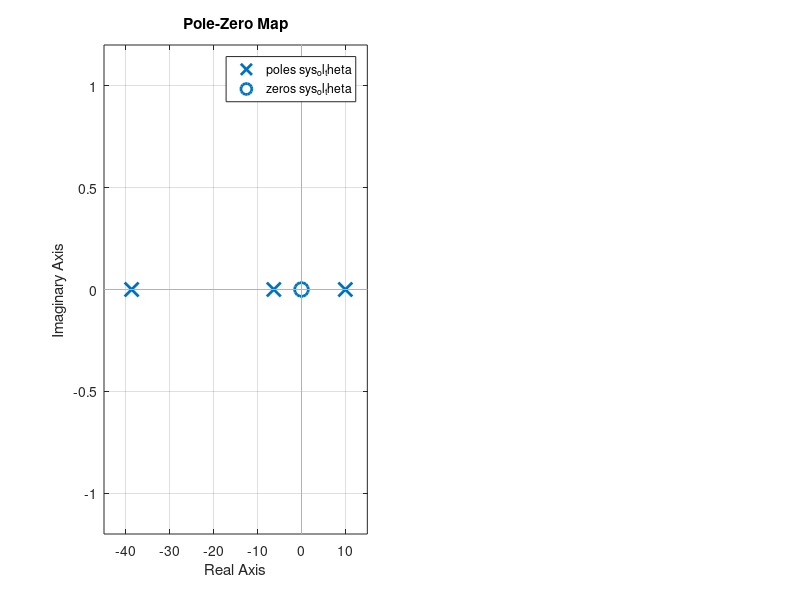

The MATLAB source for this figure: (Note: this script raises an error after producing the figure.)
%% ========================================================================
%  THIẾT KẾ LQR 4 TRẠNG THÁI - ĐẦU VÀO ĐIỆN ÁP Va (1 PHẦN TỬ)
%  Đánh giá: Tính ổn định, Cực - Không (Pole-Zero), Biểu đồ Bode & Đáp ứng
%  Động cơ: JGA25-370-21.3K (12V - 280 RPM)
% =========================================================================
clear; clc; close all;

%% 1. KHAI BÁO THÔNG SỐ VẬT LÝ CỦA XE & ĐỘNG CƠ (Đơn vị SI: kg, m, s)
M = 0.8;          % Khối lượng phần thân xe (kg) - Gồm: Khung xe + Hai động cơ (Ko tính 2 bánh)
m = 0.04;         % Khối lượng 1 bánh xe (kg)
r = 0.0325;       % Bán kính bánh xe (m) (đường kính 65mm -> r = 0.0325m)
L = 0.15;         % Tổng chiều cao thân xe (m)
a = 0.10;         % Bề dày thân xe theo phương tiến/lùi (m)
l = 0.07;         % Khoảng cách từ trục bánh xe O đến trọng tâm P (m)
g = 9.80665;      % Gia tốc trọng trường (m/s^2)

% Thông số động cơ JGA25-370-21.3K (Quy đổi tại trục bánh xe)
Mc = 0.0392266;     % Mô-men tải định mức
La = 0.0005;        % Cuộn cảm của động cơ
Ra = 7.73798;       % Điện trở của động cơ
Jeq= 0.0005;        
Km_phi = 0.1089611; % Hằng số mô-men xoắn của động cơ
Ke_phi = 0.4092556; % Hằng số sức điện động
V_supply = 12.0;    % Điện áp nguồn cấp tối đa (V)

%% 2. TÍNH MÔ-MEN QUÁN TÍNH & HỆ SỐ ĐỘNG LỰC HỌC GỐC (Phương trình 19)
I   = 0.5 * m * r^2;                 % Mô-men quán tính 1 bánh xe (kg.m^2)
J_P = (1/12) * M * (L^2 + a^2);      % Mô-men quán tính thân xe quanh trọng tâm P (kg.m^2)

% Mẫu số chung tương đương Q_eq
Q_eq = J_P * M + (J_P + M * l^2) * (2 * m + (2 * I) / (r^2));

% Các phần tử cơ học gốc khi đầu vào là tổng mô-men (T_L + T_R)
A23 = -(M^2 * l^2 * g) / Q_eq;
A43 =  (M * l * g * (M + 2 * m + (2 * I) / (r^2))) / Q_eq;

B21_torque =  (J_P + M * l^2 + M * l * r) / (Q_eq * r);
B41_torque = -((M * l) / r + M + 2 * m + (2 * I) / (r^2)) / Q_eq;

%% 3. XÂY DỰNG MA TRẬN A (4x4) VÀ B (4x1) VỚI ĐẦU VÀO LÀ ĐIỆN ÁP Va (Volt)
% Phương trình động cơ cho 2 bánh cùng nhận điện áp Va:
% T_L + T_R = (2*Km_phi/Ra)*Va - (2*Km_phi*Ke_phi/(Ra*r))*x_dot
k_u = (2 * Km_phi) / Ra;                % Hệ số chuyển đổi Điện áp Va -> Tổng mô-men
k_v = (2 * Km_phi * Ke_phi) / (Ra * r); % Hệ số cản nhớt điện từ theo x_dot

A22 = -B21_torque * k_v;
A42 = -B41_torque * k_v;

B21 =  B21_torque * k_u;
B41 =  B41_torque * k_u;

% Vector trạng thái (4x1): x = [x; x_dot; theta_P; theta_P_dot]
% Vector đầu vào (1x1):    u = Va (Volt)
A = [0,   1,   0, 0;
     0, A22, A23, 0;
     0,   0,   0, 1;
     0, A42, A43, 0];

B = [  0;
     B21;
       0;
     B41];

% Ma trận đầu ra C (Chọn 2 đầu ra chính để phân tích Cực-Không & Bode: Vị trí x và Góc nghiêng theta_P)
C_full  = eye(4);
D_full  = zeros(4, 1);
C_theta = [0, 0, 1, 0]; % Đầu ra là góc nghiêng theta_P (rad)
C_pos   = [1, 0, 0, 0]; % Đầu ra là vị trí x (m)

fprintf('================ 1. MA TRAN KHONG GIAN TRANG THAI ================\n');
disp('Ma tran A (4x4):'); disp(A);
disp('Ma tran B (4x1):'); disp(B);

%% 4. ĐÁNH GIÁ TÍNH ỔN ĐỊNH HỆ HỞ, ĐIỀU KHIỂN ĐƯỢC & QUAN SÁT ĐƯỢC
fprintf('================ 2. DANH GIA HE THONG HO (OPEN-LOOP) ================\n');
poles_ol = eig(A);
fprintf('Toa do cac Diem cuc he ho (Open-Loop Poles = eig(A)):\n');
disp(poles_ol);

if any(real(poles_ol) > 0)
    fprintf('=> [ĐÁNH GIÁ HỆ HỞ]: KHÔNG ỔN ĐỊNH (Unstable) do có cực dương s = +%.4f\n', max(real(poles_ol)));
else
    fprintf('=> [ĐÁNH GIÁ HỆ HỞ]: Ổn định.\n');
end

% Kiểm tra tính điều khiển được (Controllability) & quan sát được (Observability)
rank_Tc = rank(ctrb(A, B));
rank_To = rank(obsv(A, [C_pos; C_theta]));
fprintf('=> Hang ma tran Dieu khien duoc: %d / 4\n', rank_Tc);
fprintf('=> Hang ma tran Quan sat duoc (tu x va theta_P): %d / 4\n\n', rank_To);

%% 5. THIẾT KẾ BỘ ĐIỀU KHIỂN LQR & ĐÁNH GIÁ ỔN ĐỊNH HỆ KÍN
% Trọng số phạt trạng thái Q (4x4) và phạt điện áp R (1x1)
q1_x         = 50.0;    % Phạt sai số vị trí x (m)
q2_x_dot     = 1.0;     % Phạt vận tốc dài x_dot (m/s)
q3_theta     = 500.0;   % Phạt góc nghiêng theta_P (rad)
q4_theta_dot = 1.0;     % Phạt vận tốc góc nghiêng theta_P_dot (rad/s)

Q = diag([q1_x, q2_x_dot, q3_theta, q4_theta_dot]);
R = 1.0;                % Trọng số phạt điện áp phần ứng Va (Volt)

[K, P_riccati, poles_cl] = lqr(A, B, Q, R);

fprintf('================ 3. KET QUA LQR & ON DINH HE KIN ================\n');
fprintf('Vector he so phan hoi K (1x4):\n');
disp(K);

% Kiểm tra điều kiện ổn định hệ kín: A_cl = A - B*K
A_cl = A - B * K;
poles_cl_check = eig(A_cl);
fprintf('Toa do cac Diem cuc he kin (Closed-Loop Poles = eig(A - B*K)):\n');
disp(poles_cl_check);

if all(real(poles_cl_check) < -1e-6)
    fprintf('=> [ĐÁNH GIÁ HỆ KÍN]: HỆ THỐNG ỔN ĐỊNH TIỆM CẬN (Asymptotically Stable)!\n');
    fprintf('   (Tất cả 4 cực hệ kín đều nằm bên trái trục ảo, Re(s) < 0).\n\n');
else
    warning('=> [CẢNH BÁO]: Hệ kín KHÔNG ổn định!\n\n');
end

fprintf('--- COPY DONG CODE C DUOI DAY VAO STM32 ---\n');
fprintf('float K1 = %.4ff, K2 = %.4ff, K3 = %.4ff, K4 = %.4ff;\n\n', K(1), K(2), K(3), K(4));

%% 6. PHÂN TÍCH TỌA ĐỘ CỰC - KHÔNG (POLE-ZERO) & DỰ TRỮ ỔN ĐỊNH BODE
fprintf('================ 4. TOA DO CUC - KHONG & DU TRU BODE ================\n');

% A. Hàm truyền từ Điện áp Va -> Góc nghiêng theta_P (Hệ hở & Hệ kín)
sys_ol_theta = tf(ss(A, B, C_theta, 0));
sys_cl_theta = tf(ss(A_cl, B, C_theta, 0));

[zeros_ol_theta, poles_ol_theta, k_gain_theta] = zpkdata(sys_ol_theta, 'v');
[zeros_cl_theta, poles_cl_theta, ~]            = zpkdata(sys_cl_theta, 'v');

fprintf('1. Ham truyen He ho G_theta(s) = Theta_P(s) / Va(s):\n');
zpk(sys_ol_theta)
fprintf('   - Toa do Zero (Diem khong) cua G_theta(s):\n'); disp(zeros_ol_theta);
fprintf('   - Toa do Pole (Diem cuc) cua G_theta(s):\n');   disp(poles_ol_theta);

% B. Hàm truyền Vòng hở LQR: L(s) = K * (sI - A)^(-1) * B (Cắt vòng tại đầu vào u = Va)
% Dùng để đánh giá Dự trữ biên (Gain Margin) và Dự trữ pha (Phase Margin) của bộ LQR
sys_loop_LQR = ss(A, B, K, 0);
[GM, PM, Wcg, Wcp] = margin(sys_loop_LQR);
fprintf('2. Danh gia Du tru On dinh tren Bieu do Bode (Loop Transfer Function L(s)):\n');
fprintf('   - Du tru bien (Gain Margin - GM) : %.2f dB (tai tan so %.2f rad/s)\n', 20*log10(GM), Wcg);
fprintf('   - Du tru pha (Phase Margin - PM) : %.2f deg (tai tan so cat %.2f rad/s)\n\n', PM, Wcp);

%% 7. VẼ CÁC ĐỒ THỊ PHÂN TÍCH (3 CỬA SỔ ĐỒ HỌA)

% --- HÌNH 1: BẢN ĐỒ TỌA ĐỘ CỰC - KHÔNG (POLE-ZERO MAP) ---
figure('Name', '1. Toa do Cuc - Khong (Pole-Zero Map)', 'Color', 'w', 'Position', [80, 100, 1000, 480]);

subplot(1, 2, 1);
pzmap(sys_ol_theta); hold on;
xline(0, 'r--', 'LineWidth', 1.2);
grid on;
title('Pole-Zero Map He Ho: G_{\theta}(s) = \Theta_P(s)/V_a(s)');

subplot(1, 2, 2);
pzmap(sys_cl_theta); hold on;
xline(0, 'k--', 'LineWidth', 1.2);
grid on;
title('Pole-Zero Map He Kin LQR (Tat ca cuc Re(s) < 0)');

% --- HÌNH 2: BIỂU ĐỒ BODE (BODE DIAGRAM & STABILITY MARGINS) ---
figure('Name', '2. Bieu do Bode (Bode Plot & Stability Margins)', 'Color', 'w', 'Position', [120, 80, 1050, 550]);

subplot(1, 2, 1);
margin(sys_loop_LQR); % Vẽ Bode kèm hiển thị trực tiếp Gain Margin & Phase Margin
grid on;

subplot(1, 2, 2);
bode(sys_ol_theta, 'r--', sys_cl_theta, 'b', {1e-1, 1e3});
grid on;
title('So sanh Bode: He ho vs He kin (\Theta_P / V_a)');
legend('He ho G_{\theta}(s)', 'He kin LQR T_{\theta}(s)', 'Location', 'southwest');
